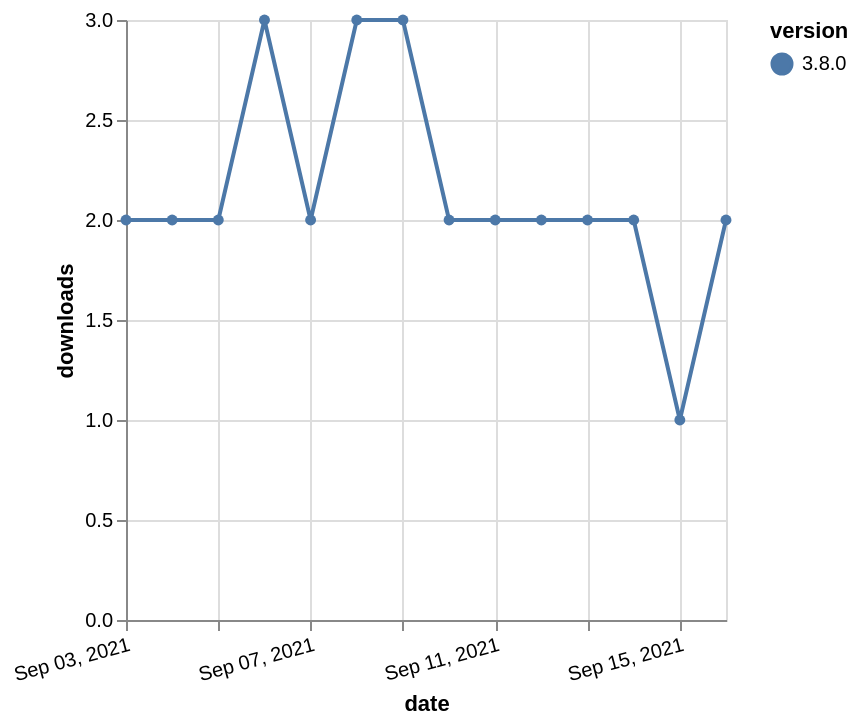

Vega-Lite specification for this chart:
### Vega-Lite specification from a JSON file in a GitHub repository (floating-point values rounded to 4 significant figures)
{"$schema": "https://vega.github.io/schema/vega-lite/v5.json", "description": "A simple bar chart with embedded data.", "data": {"values": [{"date": "2021-09-03", "total": 2750, "delta": 2, "version": "3.8.0"}, {"date": "2021-09-04", "total": 2752, "delta": 2, "version": "3.8.0"}, {"date": "2021-09-05", "total": 2754, "delta": 2, "version": "3.8.0"}, {"date": "2021-09-06", "total": 2757, "delta": 3, "version": "3.8.0"}, {"date": "2021-09-07", "total": 2759, "delta": 2, "version": "3.8.0"}, {"date": "2021-09-08", "total": 2762, "delta": 3, "version": "3.8.0"}, {"date": "2021-09-09", "total": 2765, "delta": 3, "version": "3.8.0"}, {"date": "2021-09-10", "total": 2767, "delta": 2, "version": "3.8.0"}, {"date": "2021-09-11", "total": 2769, "delta": 2, "version": "3.8.0"}, {"date": "2021-09-12", "total": 2771, "delta": 2, "version": "3.8.0"}, {"date": "2021-09-13", "total": 2773, "delta": 2, "version": "3.8.0"}, {"date": "2021-09-14", "total": 2775, "delta": 2, "version": "3.8.0"}, {"date": "2021-09-15", "total": 2776, "delta": 1, "version": "3.8.0"}, {"date": "2021-09-16", "total": 2778, "delta": 2, "version": "3.8.0"}]}, "width": "container", "mark": {"type": "line", "point": {"filled": true}}, "encoding": {"x": {"field": "date", "type": "temporal", "timeUnit": "yearmonthdate", "title": "date", "axis": {"labelAngle": -15}}, "y": {"field": "delta", "type": "quantitative", "title": "downloads"}, "color": {"field": "version", "type": "nominal"}, "tooltip": {"field": "delta"}}}
